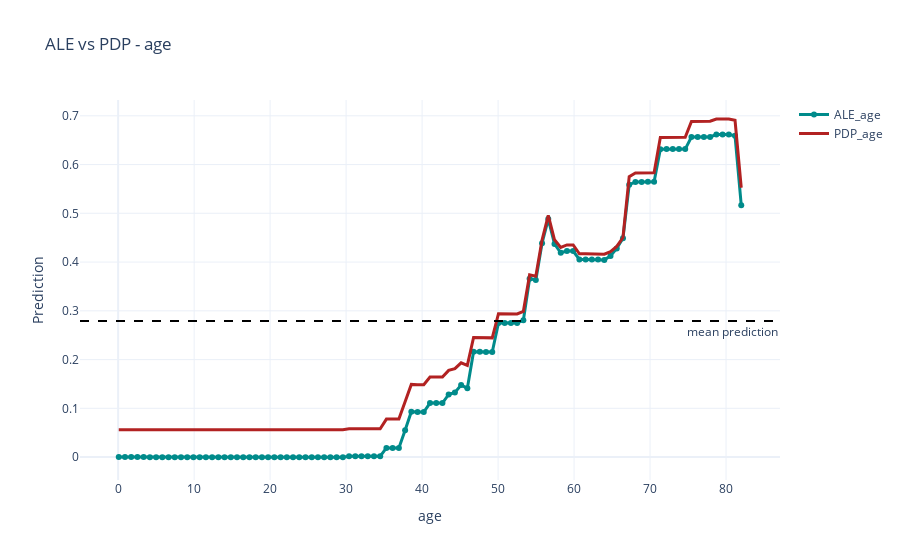

Here is the notebook cell this chart was saved with:
### Markdown cell above
### PDP vs ALE Plot using Dalex Explainer
The Dalex package's explainer object's model_profile() function offers the capability to generate both PD and ALE plots through the use of the "type" argument, which defines the type of model profiles. The results of the computation are stored as a data frame in the "result" field, which I utilized to generate side-by-side PD and ALE plots, facilitating an in-depth comparison.

### Code cell
utils.pdp_vs_ale_plot_continous(exp, 'age', 'ALE_age','PDP_age','ALE vs PDP - age','age',y_test)
